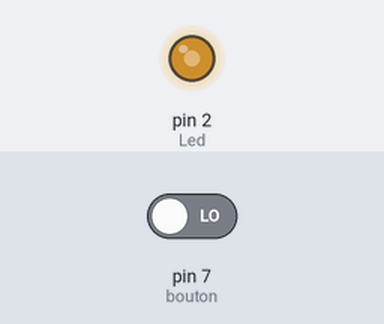
This sketch was run on a simulated Arduino Uno, built with avr-gcc and run on an emulated ATmega328P. Shown: output pins drawn as LEDs (lit = HIGH). Inputs (shaded band) come from the test bench; at power-on: pin 7 (bouton) LOW.

Above: at 1.2 s.
1.3 s: pin 7 (bouton) driven HIGH
At 2.2 s:
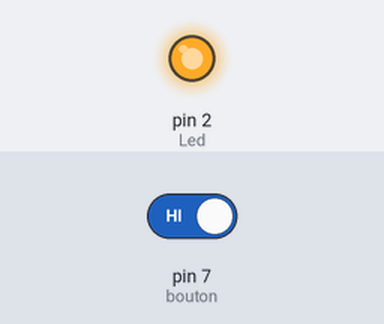
2.8 s: pin 7 (bouton) driven LOW
At 3.8 s:
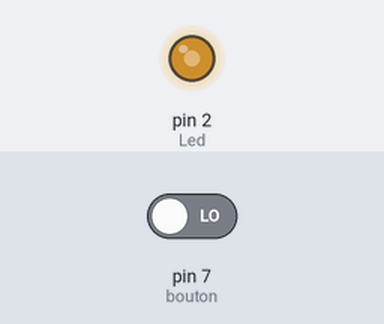
Timing chart, 0 to 5.8 s (numbered marks = the images above; inputs shaded):
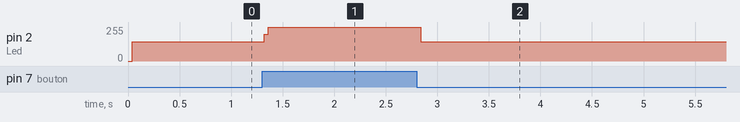

The sketch:

exo1b_analog_.ino
```cpp
int Led=2, bouton=7, validation=0;
void setup() {

pinMode(Led,OUTPUT);
pinMode(bouton, INPUT);

}

void loop() {

digitalWrite(Led,HIGH);

validation = digitalRead(bouton);

digitalWrite(Led,validation);


}
```

Measured:
- after the input at 1.3 s, pin 2 (Led): 144/255 → 255/255 at once
- after the input at 2.8 s, pin 2 (Led): 255/255 → 144/255 at once
